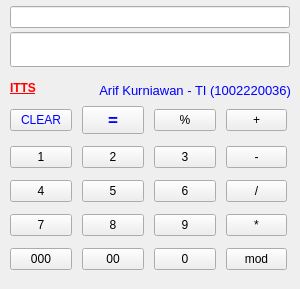
<?xml version="1.0" encoding="UTF-8"?>
<ui version="4.0">
 <class>MainWindow</class>
 <widget class="QMainWindow" name="MainWindow">
  <property name="geometry">
   <rect>
    <x>0</x>
    <y>0</y>
    <width>300</width>
    <height>289</height>
   </rect>
  </property>
  <property name="windowTitle">
   <string>Kalkulator UTS PBE</string>
  </property>
  <property name="unifiedTitleAndToolBarOnMac">
   <bool>false</bool>
  </property>
  <widget class="QWidget" name="centralwidget">
   <widget class="QWidget" name="gridLayoutWidget">
    <property name="geometry">
     <rect>
      <x>10</x>
      <y>100</y>
      <width>277</width>
      <height>181</height>
     </rect>
    </property>
    <layout class="QGridLayout" name="gridLayout">
     <property name="horizontalSpacing">
      <number>10</number>
     </property>
     <property name="verticalSpacing">
      <number>-1</number>
     </property>
     <item row="3" column="1">
      <widget class="QPushButton" name="bt_5">
       <property name="text">
        <string>5</string>
       </property>
      </widget>
     </item>
     <item row="2" column="2">
      <widget class="QPushButton" name="bt_3">
       <property name="text">
        <string>3</string>
       </property>
      </widget>
     </item>
     <item row="5" column="1">
      <widget class="QPushButton" name="bt_02">
       <property name="text">
        <string>00</string>
       </property>
      </widget>
     </item>
     <item row="4" column="2">
      <widget class="QPushButton" name="bt_9">
       <property name="text">
        <string>9</string>
       </property>
      </widget>
     </item>
     <item row="4" column="1">
      <widget class="QPushButton" name="bt_8">
       <property name="text">
        <string>8</string>
       </property>
      </widget>
     </item>
     <item row="4" column="0">
      <widget class="QPushButton" name="bt_7">
       <property name="text">
        <string>7</string>
       </property>
      </widget>
     </item>
     <item row="5" column="0">
      <widget class="QPushButton" name="bt_03">
       <property name="text">
        <string>000</string>
       </property>
      </widget>
     </item>
     <item row="3" column="2">
      <widget class="QPushButton" name="bt_6">
       <property name="text">
        <string>6</string>
       </property>
      </widget>
     </item>
     <item row="5" column="2">
      <widget class="QPushButton" name="bt_0">
       <property name="text">
        <string>0</string>
       </property>
      </widget>
     </item>
     <item row="2" column="0">
      <widget class="QPushButton" name="bt_1">
       <property name="text">
        <string>1</string>
       </property>
      </widget>
     </item>
     <item row="2" column="1">
      <widget class="QPushButton" name="bt_2">
       <property name="text">
        <string>2</string>
       </property>
      </widget>
     </item>
     <item row="3" column="0">
      <widget class="QPushButton" name="bt_4">
       <property name="text">
        <string>4</string>
       </property>
      </widget>
     </item>
     <item row="1" column="0">
      <widget class="QPushButton" name="bt_clear">
       <property name="styleSheet">
        <string notr="true">color: rgb(0, 0, 255);</string>
       </property>
       <property name="text">
        <string>CLEAR</string>
       </property>
      </widget>
     </item>
     <item row="1" column="3">
      <widget class="QPushButton" name="bt_tambah">
       <property name="text">
        <string>+</string>
       </property>
      </widget>
     </item>
     <item row="2" column="3">
      <widget class="QPushButton" name="bt_kurang">
       <property name="text">
        <string>-</string>
       </property>
      </widget>
     </item>
     <item row="3" column="3">
      <widget class="QPushButton" name="bt_bagi">
       <property name="text">
        <string>/</string>
       </property>
      </widget>
     </item>
     <item row="4" column="3">
      <widget class="QPushButton" name="bt_kali">
       <property name="text">
        <string>*</string>
       </property>
      </widget>
     </item>
     <item row="1" column="2">
      <widget class="QPushButton" name="bt_persen">
       <property name="text">
        <string>%</string>
       </property>
      </widget>
     </item>
     <item row="5" column="3">
      <widget class="QPushButton" name="bt_mod">
       <property name="text">
        <string>mod</string>
       </property>
      </widget>
     </item>
     <item row="1" column="1">
      <widget class="QPushButton" name="bt_samadengan">
       <property name="font">
        <font>
         <pointsize>13</pointsize>
         <weight>75</weight>
         <bold>true</bold>
        </font>
       </property>
       <property name="styleSheet">
        <string notr="true">color: rgb(0, 0, 255);</string>
       </property>
       <property name="text">
        <string>=</string>
       </property>
      </widget>
     </item>
    </layout>
   </widget>
   <widget class="QWidget" name="verticalLayoutWidget_2">
    <property name="geometry">
     <rect>
      <x>10</x>
      <y>2</y>
      <width>280</width>
      <height>71</height>
     </rect>
    </property>
    <layout class="QVBoxLayout" name="verticalLayout">
     <property name="spacing">
      <number>0</number>
     </property>
     <item>
      <widget class="QLineEdit" name="ed_ops"/>
     </item>
     <item>
      <widget class="QLineEdit" name="ed_hasil">
       <property name="minimumSize">
        <size>
         <width>0</width>
         <height>35</height>
        </size>
       </property>
       <property name="maximumSize">
        <size>
         <width>16777214</width>
         <height>16777215</height>
        </size>
       </property>
       <property name="font">
        <font>
         <pointsize>15</pointsize>
         <weight>75</weight>
         <bold>true</bold>
        </font>
       </property>
       <property name="alignment">
        <set>Qt::AlignRight|Qt::AlignTrailing|Qt::AlignVCenter</set>
       </property>
       <property name="readOnly">
        <bool>true</bool>
       </property>
       <property name="clearButtonEnabled">
        <bool>false</bool>
       </property>
      </widget>
     </item>
    </layout>
   </widget>
   <widget class="QLabel" name="label">
    <property name="geometry">
     <rect>
      <x>80</x>
      <y>80</y>
      <width>211</width>
      <height>20</height>
     </rect>
    </property>
    <property name="sizePolicy">
     <sizepolicy hsizetype="Preferred" vsizetype="Preferred">
      <horstretch>0</horstretch>
      <verstretch>0</verstretch>
     </sizepolicy>
    </property>
    <property name="font">
     <font>
      <pointsize>10</pointsize>
      <italic>false</italic>
     </font>
    </property>
    <property name="layoutDirection">
     <enum>Qt::RightToLeft</enum>
    </property>
    <property name="autoFillBackground">
     <bool>false</bool>
    </property>
    <property name="styleSheet">
     <string notr="true">color: rgb(0, 0, 255);</string>
    </property>
    <property name="text">
     <string>Arif Kurniawan - TI (1002220036)</string>
    </property>
    <property name="alignment">
     <set>Qt::AlignRight|Qt::AlignTrailing|Qt::AlignVCenter</set>
    </property>
   </widget>
   <widget class="QLabel" name="label_2">
    <property name="geometry">
     <rect>
      <x>10</x>
      <y>80</y>
      <width>60</width>
      <height>16</height>
     </rect>
    </property>
    <property name="font">
     <font>
      <weight>75</weight>
      <bold>true</bold>
      <underline>true</underline>
     </font>
    </property>
    <property name="autoFillBackground">
     <bool>false</bool>
    </property>
    <property name="styleSheet">
     <string notr="true">color: rgb(255, 0, 0);</string>
    </property>
    <property name="frameShape">
     <enum>QFrame::NoFrame</enum>
    </property>
    <property name="frameShadow">
     <enum>QFrame::Plain</enum>
    </property>
    <property name="text">
     <string>ITTS</string>
    </property>
    <property name="scaledContents">
     <bool>false</bool>
    </property>
    <property name="openExternalLinks">
     <bool>false</bool>
    </property>
   </widget>
  </widget>
 </widget>
 <resources/>
 <connections/>
</ui>
